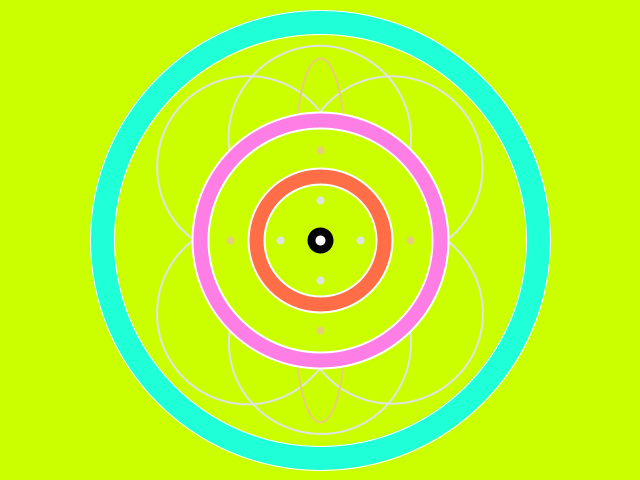
Frame 1 (no input)
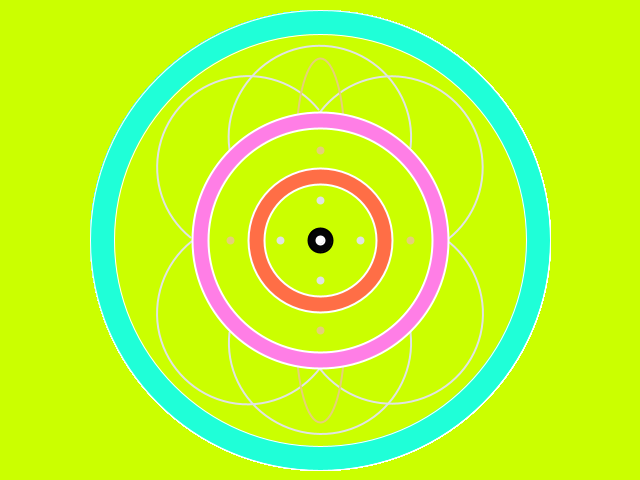
Frame 60 (the mouse pressed at the canvas centre just before this capture)
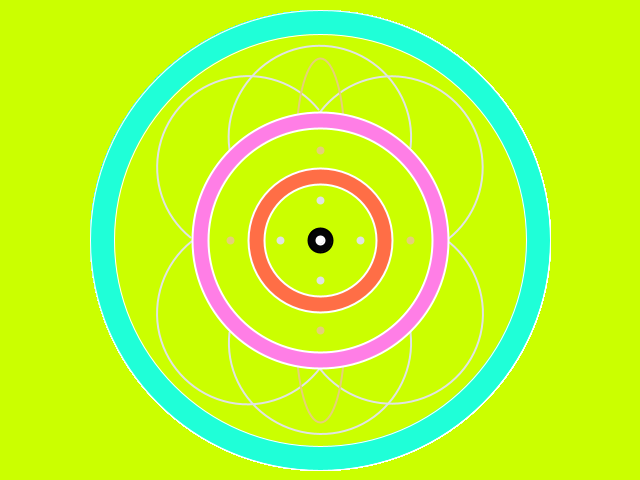
Frame 120 (the mouse held since frame 60 and released just before this capture)

The Processing sketch that drew these frames (run headless with seeded random() and noise(); from frame 60 on, the mouse is pressed at the canvas centre):

// Processing sketch: AuhrahBhorA
// ── AuhrahBhorA.pde
void setup()
{
  size(640, 480);
  //bright, very bright, alright! way to bright background
  background(#CBFF00);
}

void draw()
{
  //2 outer circles
  stroke(#FFFFFF);
  strokeWeight(1);
  fill(#1FFFD8);
  ellipse(320, 240, 460, 460);
  fill(#CBFF00);
  ellipse(320, 240, 412, 412);

  //6 arcs
  stroke(#E0E3E3);
  strokeWeight(2);
  noFill();
  arc(320, 137, 182, 182, 3, 6.4);
  arc(392, 167, 182, 182, 3.8, 7.2);
  arc(248, 167, 182, 182, 2.25, 5.6);
  arc(320, 343, 182, 182, 6.17, 9.54);
  arc(392, 313, 182, 182, 5.4, 8.75);
  arc(248, 313, 182, 182, 6.93, 10.32);


  //2 petals
  stroke(#E5D078);
  noFill();
  ellipse(320, 142, 48, 168);
  ellipse(320, 338, 48, 168);

  //4 circles
  stroke(#FFFFFF);
  fill(#FF7EE6);
  ellipse(320, 240, 256, 256);
  fill(#CBFF00);
  ellipse(320, 240, 224, 224);
  fill(#FF6E46);
  ellipse(320, 240, 144, 144);
  fill(#CBFF00);
  ellipse(320, 240, 112, 112);

  //core - 2 circles
  stroke(#000000);
  fill(#050505);
  ellipse(320, 240, 24, 24);
  stroke(#FFFFFF);
  fill(#FFFFFF);
  ellipse(320, 240, 8, 8);

  //4 points in 3rd circle
  stroke(#E0E3E3);
  strokeWeight(8);
  point(320, 200);
  point(360, 240);
  point(320, 280);
  point(280, 240);

  //4 points in 5th circle
  stroke(#E5D078);
  strokeWeight(8);
  point(320, 150);
  point(410, 240);
  point(320, 330);
  point(230, 240);


}
